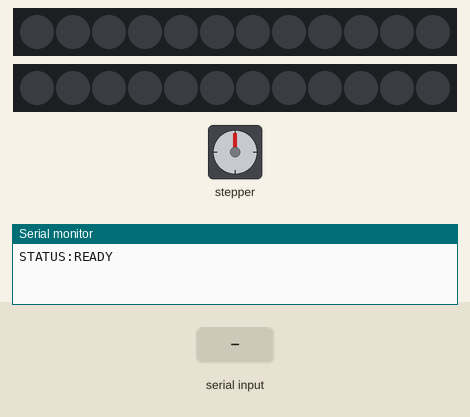
A sketch run on a simulated Arduino Uno, built with avr-gcc and run on an emulated ATmega328P. Shown: 2 × 12 RGB LEDs in strip order, left to right, stepper motor, the last lines printed to the serial monitor. The test bench sets the inputs (shaded band). Stepper angles assume 400 steps per turn.

Above: at 1.2 s.
1.3 s: "MOVE:\n" received over Serial
At 2.3 s:
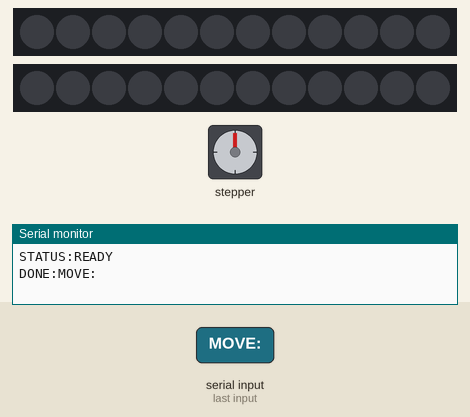
2.9 s: "LIGHT:\n" received over Serial
4.4 s: "B\n" received over Serial
Timing chart, 0 to 7.4 s (numbered marks = the images above; inputs shaded):
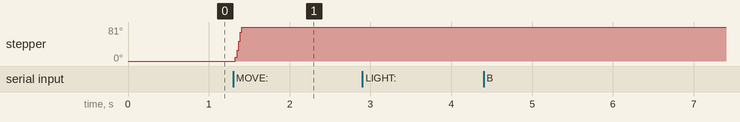

Measured:
- after the input at 1.3 s, stepper: turns 81° clockwise, starting at once

The sketch:

RubiksCubeSolver.ino
```cpp
#include <AccelStepper.h>
#include <Adafruit_NeoPixel.h>

const int MOTOR_DEFAULT_STEPS_PER_REVOLUTION = 200;
const int MOTOR_MICRO_STEP_FACTOR = 2;  // half-step microstepping
const int MOTOR_STEPS_PER_REVOLUTION = MOTOR_DEFAULT_STEPS_PER_REVOLUTION * MOTOR_MICRO_STEP_FACTOR;
const int MOTOR_STEPS_PER_TURN = MOTOR_STEPS_PER_REVOLUTION / 4;  // one turn is a quarter revolution
const int MOTOR_VELOCITY_CONSTANT = 100;
const int MOTOR_ACCELERATION_CONSTANT = 100;
const int MOTOR_MAX_SPEED = MOTOR_VELOCITY_CONSTANT * MOTOR_STEPS_PER_REVOLUTION;
const int MOTOR_ACCELERATION = MOTOR_ACCELERATION_CONSTANT * MOTOR_STEPS_PER_REVOLUTION;

const int NUM_STEPPERS = 6;
AccelStepper steppers[NUM_STEPPERS] = {
  AccelStepper(AccelStepper::DRIVER, 2, 5),
  AccelStepper(AccelStepper::DRIVER, 3, 6),
  AccelStepper(AccelStepper::DRIVER, 4, 7),
  AccelStepper(AccelStepper::DRIVER, 8, 11),
  AccelStepper(AccelStepper::DRIVER, 9, 12),
  AccelStepper(AccelStepper::DRIVER, 10, 13),
};

const int NUM_LIGHTS = 2;
const int NUM_LEDS_PER_LIGHT = 12;
const int LIGHT_PIN_LOWER = A0;
const int LIGHT_PIN_UPPER = A1;
const int LIGHT_INDEX_LOWER = 0;
const int LIGHT_INDEX_UPPER = 1;
const int LIGHT_BRIGHTNESS = 50;
Adafruit_NeoPixel lights[] = {
  Adafruit_NeoPixel(NUM_LEDS_PER_LIGHT, LIGHT_PIN_LOWER, NEO_GRBW + NEO_KHZ800),
  Adafruit_NeoPixel(NUM_LEDS_PER_LIGHT, LIGHT_PIN_UPPER, NEO_GRBW + NEO_KHZ800),
};

struct Move {
  char face;
  int numTurns;
  bool inverted;
};

void setup() {
  Serial.begin(9600);

  for (int i = 0; i < NUM_STEPPERS; i++) {
    steppers[i].setMaxSpeed(MOTOR_MAX_SPEED);
    steppers[i].setAcceleration(MOTOR_ACCELERATION);
  }

  for (int i = 0; i < NUM_LIGHTS; i++) {
    lights[i].begin();
    lights[i].setBrightness(LIGHT_BRIGHTNESS);
  }

  Serial.println("STATUS:READY");
}

int getStepperIndex(char face) {
  switch (face) {
    case 'L':
      return 0;
    case 'R':
      return 1;
    case 'F':
      return 2;
    case 'U':
      return 3;
    case 'D':
      return 4;
    case 'B':
      return 5;
  }
}

void runMove(Move move) {
  int stepperIdx = getStepperIndex(move.face);
  AccelStepper stepper = steppers[stepperIdx];
  long currentPosition = stepper.currentPosition();
  long deltaPosition;

  if (move.inverted) {
    deltaPosition = MOTOR_STEPS_PER_TURN * (-move.numTurns);
  } else {
    deltaPosition = MOTOR_STEPS_PER_TURN * move.numTurns;
  }

  stepper.runToNewPosition(currentPosition + deltaPosition);
}

struct Move getMove(String command) {
  char face = command.charAt(0);
  bool inverted = command.endsWith("'");
  int numTurns;
  if (command.length() == 1) {
    numTurns = 1;
  } else if (command.length() == 2 & inverted) {
    numTurns = 1;
  } else {
    numTurns = constrain(command.substring(1, 2).toInt(), 1, 2);
  }

  Move move = { face, numTurns, inverted };
  return move;
}

void handleCommand(String command) {
  if (command.startsWith("MOVE:")) {
    handleMoveCommand(command.substring(5));
  } else if (command.startsWith("LIGHT:")) {
    handleLightCommand(command.substring((6)));
  } else if (command.startsWith("JOG:")) {
    handleJogCommand(command.substring((4)));
  }
}

void handleMoveCommand(String command) {
  Move move = getMove(command);
  runMove(move);
}

void turnLightOn(int lightIndex) {
  lights[lightIndex].fill(lights[lightIndex].Color(255, 255, 255, 255));
  lights[lightIndex].show();
}

void turnLightOff(int lightIndex) {
  lights[lightIndex].clear();
  lights[lightIndex].show();
}

void handleLightCommand(String command) {
  if (command.endsWith("U0")) {  // upper off
    turnLightOff(LIGHT_INDEX_UPPER);
  } else if (command.endsWith("U1")) {  // upper on
    turnLightOn(LIGHT_INDEX_UPPER);
  } else if (command.endsWith("L0")) {  // lower off
    turnLightOff(LIGHT_INDEX_LOWER);
  } else if (command.endsWith("L1")) {  // lower on
    turnLightOn(LIGHT_INDEX_LOWER);
  }
}

void handleJogCommand(String command) {
  char face = command.charAt(0);
  bool inverted = command.endsWith("'");

  int stepperIdx = getStepperIndex(face);
  AccelStepper stepper = steppers[stepperIdx];

  long currentPosition = stepper.currentPosition();
  long deltaPosition;

  if (inverted) {
    deltaPosition = -MOTOR_MICRO_STEP_FACTOR;
  } else {
    deltaPosition = MOTOR_MICRO_STEP_FACTOR;
  }

  stepper.runToNewPosition(currentPosition + deltaPosition);
}


void loop() {
  if (Serial.available() > 0) {
    String command = Serial.readStringUntil('\n');
    command.trim();
    command.toUpperCase();

    handleCommand(command);

    Serial.print("DONE:");
    Serial.println(command);
  }
}
```
